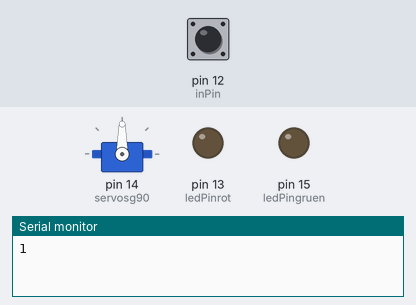
A sketch run on a simulated Arduino Uno, built with avr-gcc and run on an emulated ATmega328P. Shown: servo, output pins drawn as LEDs (lit = HIGH), the last lines printed to the serial monitor. Dashed ring = blinking. The test bench sets the inputs (shaded band); at power-on: pin 12 (inPin) HIGH.

Above: at 0.05 s.
At 1.2 s:
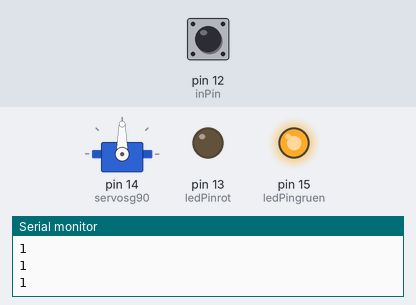
1.3 s: pin 12 (inPin) pulled LOW for 3.2 s
At 2.0 s:
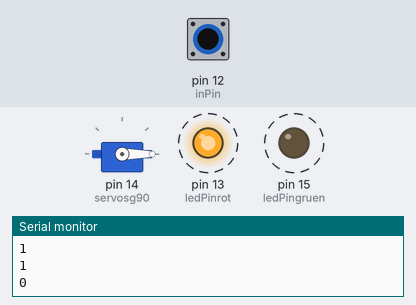
Timing chart, 0 to 6.0 s (numbered marks = the images above; inputs shaded):
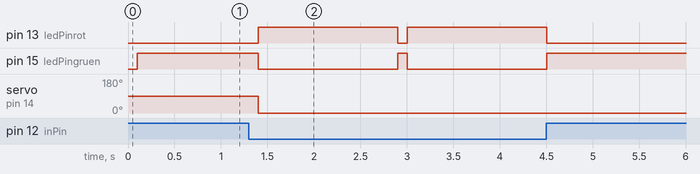

Measured:
- after the input at 1.3 s, pin 13 (ledPinrot): alternates HIGH for 1.5 s and LOW for 0.10 s, 4 changes in all, then stays LOW, starting after 0.10 s; pin 15 (ledPingruen): alternates HIGH for 0.10 s and LOW for 1.5 s, 4 changes in all, then stays HIGH, starting after 0.10 s; servo on pin 14 (servosg90): 90° → 0° after 0.10 s

The sketch:

sketch_schalter.ino
```cpp
#include <Servo.h>

Servo servosg90;
int ledPingruen = 15;
int ledPinrot = 13;

//button
int inPin = 12;   // pushbutton connected to digital pin 7
int val = 0;     // variable to store the read value
//button end

void setup()

{
pinMode(ledPingruen, OUTPUT);
pinMode(ledPinrot, OUTPUT);

servosg90.attach(14);


//button
 pinMode(inPin, INPUT_PULLUP);      // sets the digital pin 7 as input

  Serial.begin(9600);
//button end


}


void loop()

{
  //button
  val = digitalRead(inPin);   // read the input pin
  //digitalWrite(ledPin, val);

  Serial.println(val);             // debug value
  delay(100);
  //button end


  digitalWrite(ledPingruen, 1);


  if(val==0){

  digitalWrite(ledPingruen, 0);
  digitalWrite(ledPinrot, 1);

  servosg90.write(0);

  delay(1000);

  servosg90.write(90);

  servosg90.write(0);


  delay(500);
  digitalWrite(ledPinrot, 0);
  digitalWrite(ledPingruen, 1);

}}
```
